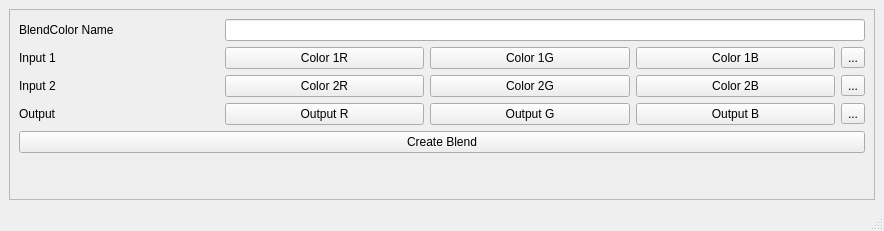
<?xml version="1.0" encoding="UTF-8"?>
<ui version="4.0">
 <class>MainWindow</class>
 <widget class="QMainWindow" name="MainWindow">
  <property name="geometry">
   <rect>
    <x>0</x>
    <y>0</y>
    <width>884</width>
    <height>231</height>
   </rect>
  </property>
  <property name="windowTitle">
   <string>Blend Color</string>
  </property>
  <widget class="QWidget" name="blendcolor_centralwidget">
   <layout class="QVBoxLayout" name="verticalLayout">
    <item>
     <widget class="QScrollArea" name="blendcolor_scroll_area">
      <property name="widgetResizable">
       <bool>true</bool>
      </property>
      <widget class="QWidget" name="blendcolor_scrollArea_widget_contents">
       <property name="geometry">
        <rect>
         <x>0</x>
         <y>0</y>
         <width>864</width>
         <height>191</height>
        </rect>
       </property>
       <layout class="QHBoxLayout" name="horizontalLayout">
        <item>
         <layout class="QGridLayout" name="blend_color_grid_layout">
          <item row="1" column="3">
           <widget class="QPushButton" name="color_1_b_push_button">
            <property name="text">
             <string>Color 1B</string>
            </property>
           </widget>
          </item>
          <item row="0" column="1" colspan="4">
           <widget class="QLineEdit" name="blend_color_name_line_edit"/>
          </item>
          <item row="2" column="0">
           <widget class="QLabel" name="input_2_label">
            <property name="text">
             <string>Input 2</string>
            </property>
           </widget>
          </item>
          <item row="1" column="2">
           <widget class="QPushButton" name="color_1_g_push_button">
            <property name="text">
             <string>Color 1G</string>
            </property>
           </widget>
          </item>
          <item row="1" column="0">
           <widget class="QLabel" name="input_1_label">
            <property name="text">
             <string>Input 1</string>
            </property>
           </widget>
          </item>
          <item row="1" column="1">
           <widget class="QPushButton" name="color_1_r_push_button">
            <property name="text">
             <string>Color 1R</string>
            </property>
           </widget>
          </item>
          <item row="1" column="4">
           <widget class="QToolButton" name="color_1_rgb_tool_button">
            <property name="text">
             <string>...</string>
            </property>
           </widget>
          </item>
          <item row="0" column="0">
           <widget class="QLabel" name="blend_color_name_label">
            <property name="text">
             <string>BlendColor Name</string>
            </property>
           </widget>
          </item>
          <item row="2" column="4">
           <widget class="QToolButton" name="color_input_2_rgb_too_button">
            <property name="text">
             <string>...</string>
            </property>
           </widget>
          </item>
          <item row="3" column="1">
           <widget class="QPushButton" name="color_output_r_push_button">
            <property name="text">
             <string>Output R</string>
            </property>
           </widget>
          </item>
          <item row="3" column="2">
           <widget class="QPushButton" name="color_output_g_push_button">
            <property name="text">
             <string>Output G</string>
            </property>
           </widget>
          </item>
          <item row="2" column="2">
           <widget class="QPushButton" name="color_2_g_push_button">
            <property name="text">
             <string>Color 2G</string>
            </property>
           </widget>
          </item>
          <item row="2" column="3">
           <widget class="QPushButton" name="color_2_r_push_button_2">
            <property name="text">
             <string>Color 2B</string>
            </property>
           </widget>
          </item>
          <item row="2" column="1">
           <widget class="QPushButton" name="color_2_r_push_button">
            <property name="text">
             <string>Color 2R</string>
            </property>
           </widget>
          </item>
          <item row="3" column="0">
           <widget class="QLabel" name="output_label">
            <property name="text">
             <string>Output</string>
            </property>
           </widget>
          </item>
          <item row="3" column="3">
           <widget class="QPushButton" name="color_output_b_push_button">
            <property name="text">
             <string>Output B</string>
            </property>
           </widget>
          </item>
          <item row="4" column="0" colspan="5">
           <widget class="QPushButton" name="create_blend_push_button">
            <property name="text">
             <string>Create Blend</string>
            </property>
           </widget>
          </item>
          <item row="3" column="4">
           <widget class="QToolButton" name="color_output_rgb_too_button">
            <property name="text">
             <string>...</string>
            </property>
           </widget>
          </item>
          <item row="5" column="0" colspan="5">
           <spacer name="blend_color_verticalSpacer">
            <property name="orientation">
             <enum>Qt::Vertical</enum>
            </property>
            <property name="sizeHint" stdset="0">
             <size>
              <width>20</width>
              <height>40</height>
             </size>
            </property>
           </spacer>
          </item>
         </layout>
        </item>
       </layout>
      </widget>
     </widget>
    </item>
   </layout>
  </widget>
  <widget class="QStatusBar" name="statusbar"/>
 </widget>
 <resources/>
 <connections/>
</ui>
